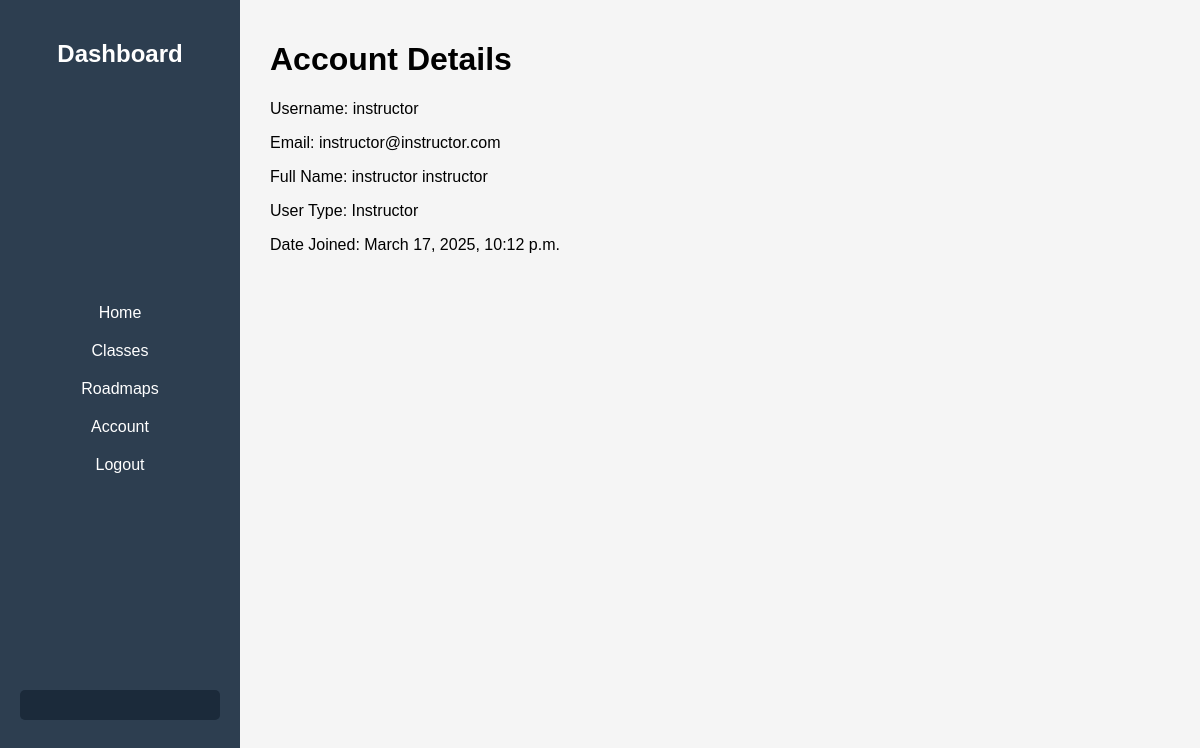
Screenshot of /pages/dashboard/account (signed in) with the database file from the repository.
### roadmaps/models.py (models this page shows)
class AppUser(AbstractUser):
    USER_ROLES = (
        ('admin', 'Administrator'),
        ('instructor', 'Instructor'),
        ('student', 'Student'),
    )
    role = models.CharField(max_length=20, choices=USER_ROLES, default='student')

### roadmaps/views.py (the view)
# urls.py: path('pages/dashboard/account', views.account_detail_view, name='account')
@login_required(login_url='login')
def account_detail_view(request):
    user = AppUser.objects.get(id=request.session['user_id'])
    username = user.username
    user_type = user.role.title()
    full_name = f"{user.first_name} {user.last_name}"
    email = user.email
    date_joined = user.date_joined
    return render(request, "roadmaps/pages/account_details.html", {"username": username, "user_type": user_type, "full_name": full_name, "email": email, "date_joined": date_joined, "student": user_type=="Student"})

### roadmaps/templates/roadmaps/pages/account_details.html (shortened to what this page needs)
<!DOCTYPE html>
<html lang="en">
<head>
    {% load static %}
    <link rel="stylesheet" href="{% static 'css/dashboard.css' %}">
</head>
<body>
    <div class="dashboard-container">
        <div class="sidebar">
            <h2>Dashboard</h2>
            <ul>
                <li><a href="{% url 'dashboard' %}">Home</a></li>
                <li><a href="#">Classes</a></li>
                <li><a href="#">Roadmaps</a></li>
                <li><a href="#">Account</a></li>
                <li><a href="{% url 'logout' %}">Logout</a></li>
            </ul>
            <div class="join-class">
            </div>
        </div>
        <div class="main-content">
            <h1>Account Details</h1>
            <p>Username: {{ username }}</p>
            <p>Email: {{ email }}</p>
            <p>Full Name: {{ full_name }}</p>
            <p>User Type: {{ user_type }}</p>
            <p>Date Joined: {{ date_joined }}</p>
        </div>
    </div>
</body>
</html>

### roadmaps/static/css/dashboard.css (style rules this page uses)
body { font-family: Arial, sans-serif; margin: 0; display: flex; background-color: #f5f5f5; }
.sidebar { width: 200px; height: 100vh; background-color: #2d3e50; color: white; padding: 20px; position: fixed; display: flex; flex-direction: column; justify-content: space-between; }
.sidebar h2 { text-align: center; margin-bottom: 20px; }
.sidebar ul { list-style: none; padding: 0; }
.sidebar ul li { padding: 10px; text-align: center; }
.sidebar ul li a { color: white; text-decoration: none; font-size: 16px; display: block; }
.join-class { background-color: #1b2a3a; padding: 15px; text-align: center; border-radius: 5px; margin-bottom: 100px; }
.main-content { margin-left: 250px; padding: 20px; flex-grow: 1; }

### rows the page displays
AppUser: username "instructor", email "instructor@instructor.com", date_joined "March 17, 2025, 10:12 p.m."

### other values shown
{{ full_name }} "instructor instructor"
{{ user_type }} "Instructor"
